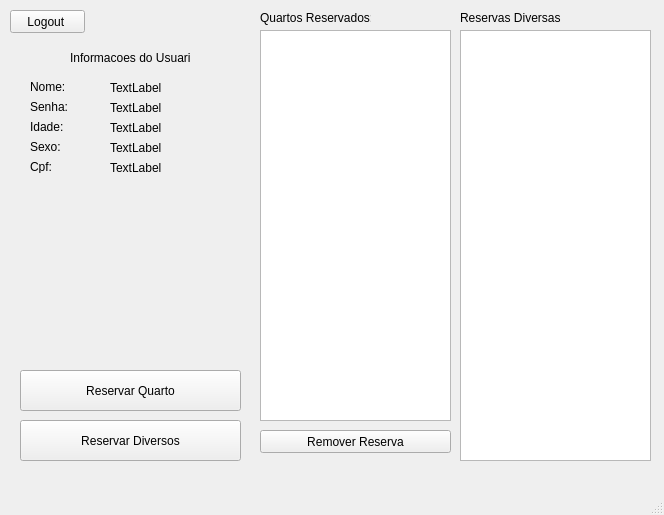
<?xml version="1.0" encoding="UTF-8"?>
<ui version="4.0">
 <class>menu</class>
 <widget class="QMainWindow" name="menu">
  <property name="geometry">
   <rect>
    <x>0</x>
    <y>0</y>
    <width>664</width>
    <height>515</height>
   </rect>
  </property>
  <property name="windowTitle">
   <string>MainWindow</string>
  </property>
  <widget class="QWidget" name="centralwidget">
   <widget class="QPushButton" name="btnReservar">
    <property name="geometry">
     <rect>
      <x>20</x>
      <y>370</y>
      <width>221</width>
      <height>41</height>
     </rect>
    </property>
    <property name="text">
     <string>Reservar Quarto</string>
    </property>
   </widget>
   <widget class="QPushButton" name="btnReservaDiversos">
    <property name="geometry">
     <rect>
      <x>20</x>
      <y>420</y>
      <width>221</width>
      <height>41</height>
     </rect>
    </property>
    <property name="text">
     <string>Reservar Diversos</string>
    </property>
   </widget>
   <widget class="QLabel" name="label">
    <property name="geometry">
     <rect>
      <x>70</x>
      <y>50</y>
      <width>121</width>
      <height>16</height>
     </rect>
    </property>
    <property name="text">
     <string>Informacoes do Usuario </string>
    </property>
   </widget>
   <widget class="QLabel" name="label_2">
    <property name="geometry">
     <rect>
      <x>30</x>
      <y>80</y>
      <width>47</width>
      <height>13</height>
     </rect>
    </property>
    <property name="text">
     <string>Nome:</string>
    </property>
   </widget>
   <widget class="QLabel" name="label_3">
    <property name="geometry">
     <rect>
      <x>30</x>
      <y>100</y>
      <width>47</width>
      <height>13</height>
     </rect>
    </property>
    <property name="text">
     <string>Senha:</string>
    </property>
   </widget>
   <widget class="QLabel" name="label_4">
    <property name="geometry">
     <rect>
      <x>30</x>
      <y>120</y>
      <width>47</width>
      <height>13</height>
     </rect>
    </property>
    <property name="text">
     <string>Idade:</string>
    </property>
   </widget>
   <widget class="QLabel" name="label_5">
    <property name="geometry">
     <rect>
      <x>30</x>
      <y>140</y>
      <width>47</width>
      <height>13</height>
     </rect>
    </property>
    <property name="text">
     <string>Sexo:</string>
    </property>
   </widget>
   <widget class="QLabel" name="label_6">
    <property name="geometry">
     <rect>
      <x>30</x>
      <y>160</y>
      <width>47</width>
      <height>13</height>
     </rect>
    </property>
    <property name="text">
     <string>Cpf:</string>
    </property>
   </widget>
   <widget class="QLabel" name="txtNome">
    <property name="geometry">
     <rect>
      <x>110</x>
      <y>80</y>
      <width>131</width>
      <height>16</height>
     </rect>
    </property>
    <property name="text">
     <string>TextLabel</string>
    </property>
   </widget>
   <widget class="QLabel" name="txtSenha">
    <property name="geometry">
     <rect>
      <x>110</x>
      <y>100</y>
      <width>131</width>
      <height>16</height>
     </rect>
    </property>
    <property name="text">
     <string>TextLabel</string>
    </property>
   </widget>
   <widget class="QLabel" name="txtIdade">
    <property name="geometry">
     <rect>
      <x>110</x>
      <y>120</y>
      <width>141</width>
      <height>16</height>
     </rect>
    </property>
    <property name="text">
     <string>TextLabel</string>
    </property>
   </widget>
   <widget class="QLabel" name="txtSexo">
    <property name="geometry">
     <rect>
      <x>110</x>
      <y>140</y>
      <width>141</width>
      <height>16</height>
     </rect>
    </property>
    <property name="text">
     <string>TextLabel</string>
    </property>
   </widget>
   <widget class="QLabel" name="txtCpf">
    <property name="geometry">
     <rect>
      <x>110</x>
      <y>160</y>
      <width>141</width>
      <height>16</height>
     </rect>
    </property>
    <property name="text">
     <string>TextLabel</string>
    </property>
   </widget>
   <widget class="QListWidget" name="listWidget">
    <property name="geometry">
     <rect>
      <x>260</x>
      <y>30</y>
      <width>191</width>
      <height>391</height>
     </rect>
    </property>
   </widget>
   <widget class="QPushButton" name="btnSair">
    <property name="geometry">
     <rect>
      <x>10</x>
      <y>10</y>
      <width>75</width>
      <height>23</height>
     </rect>
    </property>
    <property name="text">
     <string>Logout </string>
    </property>
   </widget>
   <widget class="QListWidget" name="listWidget_2">
    <property name="geometry">
     <rect>
      <x>460</x>
      <y>30</y>
      <width>191</width>
      <height>431</height>
     </rect>
    </property>
   </widget>
   <widget class="QLabel" name="label_7">
    <property name="geometry">
     <rect>
      <x>260</x>
      <y>10</y>
      <width>111</width>
      <height>16</height>
     </rect>
    </property>
    <property name="text">
     <string>Quartos Reservados:</string>
    </property>
   </widget>
   <widget class="QLabel" name="label_8">
    <property name="geometry">
     <rect>
      <x>460</x>
      <y>10</y>
      <width>101</width>
      <height>16</height>
     </rect>
    </property>
    <property name="text">
     <string>Reservas Diversas:</string>
    </property>
   </widget>
   <widget class="QPushButton" name="btnExlcuir">
    <property name="geometry">
     <rect>
      <x>260</x>
      <y>430</y>
      <width>191</width>
      <height>23</height>
     </rect>
    </property>
    <property name="text">
     <string>Remover Reserva</string>
    </property>
   </widget>
  </widget>
  <widget class="QMenuBar" name="menubar">
   <property name="geometry">
    <rect>
     <x>0</x>
     <y>0</y>
     <width>664</width>
     <height>21</height>
    </rect>
   </property>
  </widget>
  <widget class="QStatusBar" name="statusbar"/>
 </widget>
 <resources/>
 <connections/>
</ui>
